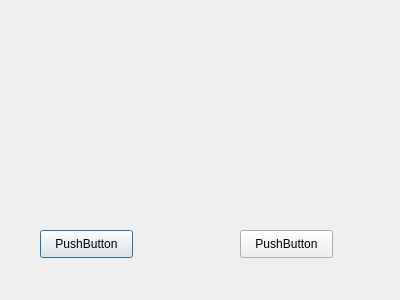
<?xml version="1.0" encoding="UTF-8"?>
<ui version="4.0">
 <class>SubWindow</class>
 <widget class="QDialog" name="SubWindow">
  <property name="geometry">
   <rect>
    <x>0</x>
    <y>0</y>
    <width>400</width>
    <height>300</height>
   </rect>
  </property>
  <property name="windowTitle">
   <string>Dialog</string>
  </property>
  <widget class="QPushButton" name="pushButton">
   <property name="geometry">
    <rect>
     <x>40</x>
     <y>230</y>
     <width>93</width>
     <height>28</height>
    </rect>
   </property>
   <property name="text">
    <string>PushButton</string>
   </property>
  </widget>
  <widget class="QPushButton" name="pushButton_2">
   <property name="geometry">
    <rect>
     <x>240</x>
     <y>230</y>
     <width>93</width>
     <height>28</height>
    </rect>
   </property>
   <property name="text">
    <string>PushButton</string>
   </property>
  </widget>
 </widget>
 <resources/>
 <connections/>
</ui>
